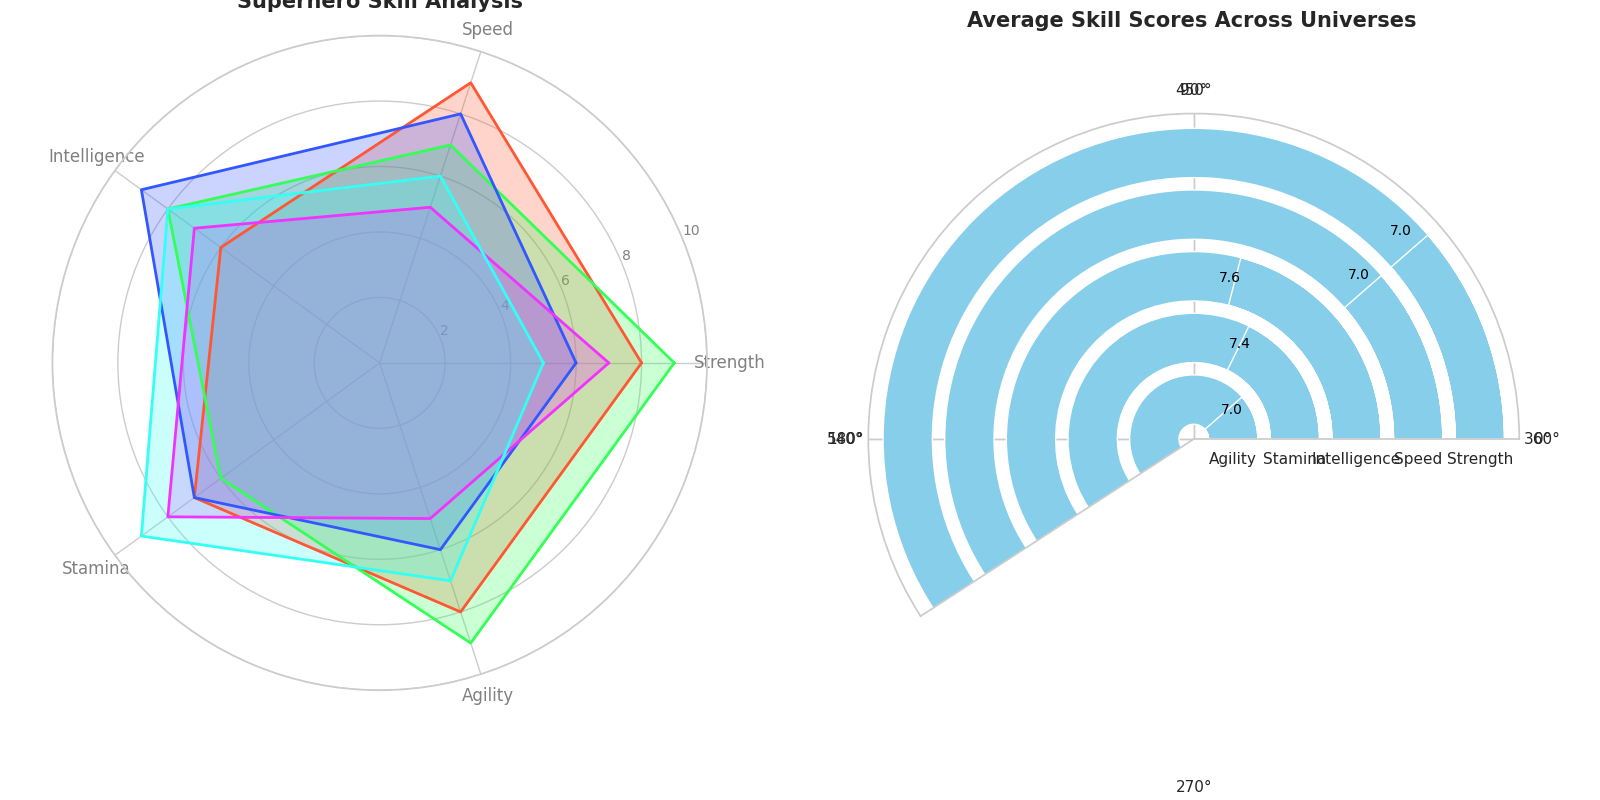

Source code (Python):
import numpy as np
import matplotlib.pyplot as plt
from math import pi

categories = ['Strength', 'Speed', 'Intelligence', 'Stamina', 'Agility']
N = len(categories)

data = {
    'Marvel': [8, 9, 6, 7, 8],
    'DC': [9, 7, 8, 6, 9],
    'Anime': [6, 8, 9, 7, 6],
    'Fantasy': [7, 5, 7, 8, 5],
    'Sci-Fi': [5, 6, 8, 9, 7]
}

angles = np.linspace(0, 2 * pi, N, endpoint=False).tolist()
angles += angles[:1]

category_averages = np.mean(list(data.values()), axis=0)

fig, (ax1, ax2) = plt.subplots(1, 2, figsize=(16, 8), subplot_kw={'polar': True})

def plot_radar(ax, data, categories, angles, colors):
    for i, (universe, values) in enumerate(data.items()):
        values += values[:1]
        ax.plot(angles, values, color=colors[i], linewidth=2, linestyle='solid')
        ax.fill(angles, values, color=colors[i], alpha=0.25)
    ax.set_xticks(angles[:-1])
    ax.set_xticklabels(categories, color='grey', size=12)
    ax.set_yticklabels(["2", "4", "6", "8", "10"], color="grey", size=10)
    ax.set_title('Superhero Skill Analysis', size=15, fontweight='bold', pad=20)
    ax.set_ylim(0, 10)

def plot_bar(ax, category_averages, categories):
    ax.barh(categories, category_averages, color='skyblue')
    ax.set_xlim(0, 10)
    ax.set_xlabel('Average Skill Score', fontsize=12)
    ax.set_title('Average Skill Scores Across Universes', size=15, fontweight='bold')
    ax.invert_yaxis()
    for i, v in enumerate(category_averages):
        ax.text(v + 0.1, i, f"{v:.1f}", color='black', va='center', fontsize=10)

colors = ['#FF5733', '#33FF57', '#3357FF', '#F033FF', '#33FFF5']

plot_radar(ax1, data, categories, angles, colors)
plot_bar(ax2, category_averages, categories)

plt.tight_layout()
plt.show()
